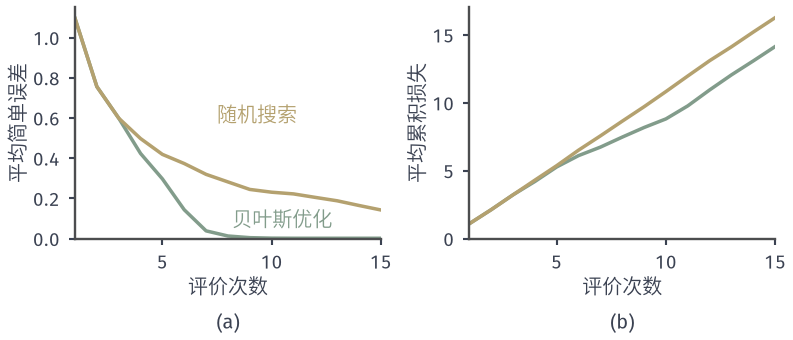

Python code for this plot:
from pathlib import Path
import sys
ROOT = next(p for p in Path(__file__).resolve().parents if (p/'build.sh').is_file() and (p/'tex/book.tex').is_file())
sys.path.insert(0, str(ROOT/'figures/05-optimization/05-stochastic-optimization/matplotlib/bo-common'))
from bo_common import *
# EI（0.1 网格）与均匀随机搜索，200 组随机初始 3 点，同一目标，T=15；终端误差的中位数（实线）与累积损失。
xs=np.linspace(0,8,81);fine=np.linspace(0,8,8001);fstar=f(fine).min();T=15;rng=np.random.default_rng(29)
Rb=[];Rr=[];Cb=[];Cr=[]
for _ in range(200):
    X=list(rng.choice(xs,3,replace=False));Z=list(rng.choice(xs,T,replace=True))
    X0=X[:]
    while len(X)<T:
        A=np.array(X);Y=f(A);m,v=posterior(A,Y,xs);E_=ei(Y.min(),m,np.sqrt(v));X.append(xs[E_.argmax()])
    Y=f(np.array(X));Rb.append(np.minimum.accumulate(Y)-fstar);Cb.append(np.cumsum(Y-fstar))
    Y2=f(np.array(X0+Z[3:]));Rr.append(np.minimum.accumulate(Y2)-fstar);Cr.append(np.cumsum(Y2-fstar))
Rb,Rr,Cb,Cr=[np.array(z) for z in (Rb,Rr,Cb,Cr)]
t=np.arange(1,T+1)
fig,(a,b)=figure(width_mm=112,height_mm=48,ncols=2)
a.plot(t,np.mean(Rb,axis=0),color=GREEN,lw=1.4);a.plot(t,np.mean(Rr,axis=0),color=YELLOW,lw=1.4)
a.text(8.2,.06,'贝叶斯优化',color=GREEN);a.text(7.5,.58,'随机搜索',color=YELLOW)
a.set_xlim(1,T);a.set_ylim(0,None);axes_style(a,'评价次数','平均简单误差')
b.plot(t,np.mean(Cb,axis=0),color=GREEN,lw=1.4);b.plot(t,np.mean(Cr,axis=0),color=YELLOW,lw=1.4)
b.set_xlim(1,T);b.set_ylim(0,None);axes_style(b,'评价次数','平均累积损失')
panel_label(a,'(a)',-.32);panel_label(b,'(b)',-.32)
print('simple last',Rb.mean(0)[-1],Rr.mean(0)[-1],'cum last',Cb.mean(0)[-1],Cr.mean(0)[-1])
FACTS={'T':T,'seeds':200,'fstar':float(fstar)}
save(fig, Path(__file__).resolve().parent, 'figure', FACTS)
